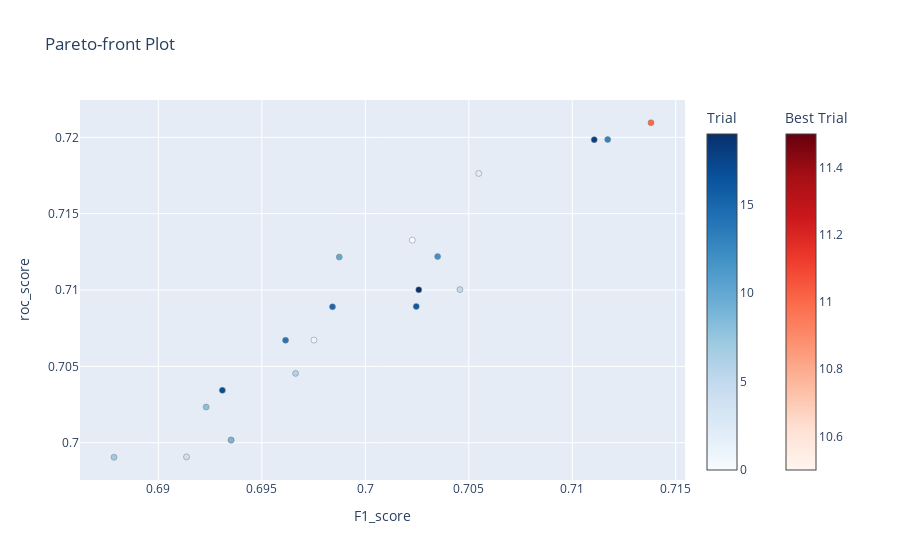

Notebook code for this chart:
### Code cell
%%time
# create study set
study = optuna.create_study(study_name="GradientBoostingClassifier", directions=["maximize", "maximize"], sampler=sampler)
# try multiple times
study.optimize(optuna_gb, n_trials=20)
clear_output(wait=False)

optuna.visualization.plot_pareto_front(study, target_names=["F1_score", "roc_score"])

### Figure 1 — Plotly figure (JSON) as saved in the notebook; plotly's stock layout.template omitted (floating-point values rounded to 4 significant figures)
{"data": [{"hovertemplate": "%{text}<extra>Trial</extra>", "marker": {"color": [0, 1, 2, 3, 4, 5, 6, 7, 8, 9, 10, 12, 13, 14, 15, 16, 17, 18, 19], "colorbar": {"title": {"text": "Trial"}}, "colorscale": [[0, "rgb(247,251,255)"], [0.125, "rgb(222,235,247)"], [0.25, "rgb(198,219,239)"], [0.375, "rgb(158,202,225)"], [0.5, "rgb(107,174,214)"], [0.625, "rgb(66,146,198)"], [0.75, "rgb(33,113,181)"], [0.875, "rgb(8,81,156)"], [1, "rgb(8,48,107)"]], "line": {"color": "Grey", "width": 0.5}}, "mode": "markers", "showlegend": false, "text": ["{<br>  \"number\": 0,<br>  \"values\": [<br>    0.7022727272727273,<br>    0.7132699379453<br>  ],<br>  \"params\": {<br>    \"n_estimators\": 434,<br>    \"max_depth\": 10,<br>    \"min_samples_leaf\": 15,<br>    \"learning_rate\": 0.02534717113185624<br>  }<br>}", "{<br>  \"number\": 1,<br>  \"values\": [<br>    0.6975169300225734,<br>    0.7067197196046886<br>  ],<br>  \"params\": {<br>    \"n_estimators\": 381,<br>    \"max_depth\": 18,<br>    \"min_samples_leaf\": 18,<br>    \"learning_rate\": 0.0827557613304815<br>  }<br>}", "{<br>  \"number\": 2,<br>  \"values\": [<br>    0.7054794520547945,<br>    0.7176367501723743<br>  ],<br>  \"params\": {<br>    \"n_estimators\": 405,<br>    \"max_depth\": 10,<br>    \"min_samples_leaf\": 16,<br>    \"learning_rate\": 0.04961372443656412<br>  }<br>}", "{<br>  \"number\": 3,<br>  \"values\": [<br>    0.6935123042505593,<br>    0.7001742894353788<br>  ],<br>  \"params\": {<br>    \"n_estimators\": 387,<br>    \"max_depth\": 14,<br>    \"min_samples_leaf\": 10,<br>    \"learning_rate\": 0.09183883618709039<br>  }<br>}", "{<br>  \"number\": 4,<br>  \"values\": [<br>    0.691358024691358,<br>    0.6990730100360071<br>  ],<br>  \"params\": {<br>    \"n_estimators\": 401,<br>    \"max_depth\": 15,<br>    \"min_samples_leaf\": 12,<br>    \"learning_rate\": 0.05680612190600298<br>  }<br>}", "{<br>  \"number\": 5,<br>  \"values\": [<br>    0.7045707915273133,<br>    0.7100283459741057<br>  ],<br>  \"params\": {<br>    \"n_estimators\": 430,<br>    \"max_depth\": 11,<br>    \"min_samples_leaf\": 18,<br>    \"learning_rate\": 0.07976195410250031<br>  }<br>}", "{<br>  \"number\": 6,<br>  \"values\": [<br>    0.6966292134831461,<br>    0.7045411016624532<br>  ],<br>  \"params\": {<br>    \"n_estimators\": 469,<br>    \"max_depth\": 18,<br>    \"min_samples_leaf\": 15,<br>    \"learning_rate\": 0.09296868115208053<br>  }<br>}", "{<br>  \"number\": 7,<br>  \"values\": [<br>    0.6878547105561862,<br>    0.6990490691794989<br>  ],<br>  \"params\": {<br>    \"n_estimators\": 383,<br>    \"max_depth\": 11,<br>    \"min_samples_leaf\": 10,<br>    \"learning_rate\": 0.039279729768693795<br>  }<br>}", "{<br>  \"number\": 8,<br>  \"values\": [<br>    0.6923076923076924,<br>    0.7023385428637094<br>  ],<br>  \"params\": {<br>    \"n_estimators\": 414,<br>    \"max_depth\": 12,<br>    \"min_samples_leaf\": 17,<br>    \"learning_rate\": 0.04210779940242304<br>  }<br>}", "{<br>  \"number\": 9,<br>  \"values\": [<br>    0.6935123042505593,<br>    0.7001742894353788<br>  ],<br>  \"params\": {<br>    \"n_estimators\": 403,<br>    \"max_depth\": 14,<br>    \"min_samples_leaf\": 11,<br>    \"learning_rate\": 0.08219772826786358<br>  }<br>}", "{<br>  \"number\": 10,<br>  \"values\": [<br>    0.6987399770904926,<br>    0.7121590822033248<br>  ],<br>  \"params\": {<br>    \"n_estimators\": 453,<br>    \"max_depth\": 16,<br>    \"min_samples_leaf\": 13,<br>    \"learning_rate\": 0.011616568805333786<br>  }<br>}", "{<br>  \"number\": 12,<br>  \"values\": [<br>    0.7034949267192785,<br>    0.7121925994024362<br>  ],<br>  \"params\": {<br>    \"n_estimators\": 448,<br>    \"max_depth\": 10,<br>    \"min_samples_leaf\": 15,<br>    \"learning_rate\": 0.06520528032720371<br>  }<br>}", "{<br>  \"number\": 13,<br>  \"values\": [<br>    0.7117117117117118,<br>    0.7198536734850227<br>  ],<br>  \"params\": {<br>    \"n_estimators\": 443,<br>    \"max_depth\": 12,<br>    \"min_samples_leaf\": 16,<br>    \"learning_rate\": 0.06575805488202396<br>  }<br>}", "{<br>  \"number\": 14,<br>  \"values\": [<br>    0.6961451247165534,<br>    0.7067101432620854<br>  ],<br>  \"params\": {<br>    \"n_estimators\": 444,<br>    \"max_depth\": 12,<br>    \"min_samples_leaf\": 13,<br>    \"learning_rate\": 0.06812707966329175<br>  }<br>}", "{<br>  \"number\": 15,<br>  \"values\": [<br>    0.6984126984126985,<br>    0.7088983375469241<br>  ],<br>  \"params\": {<br>    \"n_estimators\": 467,<br>    \"max_depth\": 12,<br>    \"min_samples_leaf\": 14,<br>    \"learning_rate\": 0.06791366895935327<br>  }<br>}", "{<br>  \"number\": 16,<br>  \"values\": [<br>    0.7024608501118569,<br>    0.7089270665747338<br>  ],<br>  \"params\": {<br>    \"n_estimators\": 421,<br>    \"max_depth\": 13,<br>    \"min_samples_leaf\": 16,<br>    \"learning_rate\": 0.09964148785726923<br>  }<br>}", "{<br>  \"number\": 17,<br>  \"values\": [<br>    0.6930917327293319,<br>    0.703430245920478<br>  ],<br>  \"params\": {<br>    \"n_estimators\": 440,<br>    \"max_depth\": 11,<br>    \"min_samples_leaf\": 14,<br>    \"learning_rate\": 0.05641627829914883<br>  }<br>}", "{<br>  \"number\": 18,<br>  \"values\": [<br>    0.711060948081264,<br>    0.719848885313721<br>  ],<br>  \"params\": {<br>    \"n_estimators\": 457,<br>    \"max_depth\": 16,<br>    \"min_samples_leaf\": 16,<br>    \"learning_rate\": 0.07488854265975291<br>  }<br>}", "{<br>  \"number\": 19,<br>  \"values\": [<br>    0.7025813692480359,<br>    0.7100139814602007<br>  ],<br>  \"params\": {<br>    \"n_estimators\": 419,<br>    \"max_depth\": 13,<br>    \"min_samples_leaf\": 13,<br>    \"learning_rate\": 0.061757924388278436<br>  }<br>}"], "type": "scatter", "x": [0.7023, 0.6975, 0.7055, 0.6935, 0.6914, 0.7046, 0.6966, 0.6879, 0.6923, 0.6935, 0.6987, 0.7035, 0.7117, 0.6961, 0.6984, 0.7025, 0.6931, 0.7111, 0.7026], "y": [0.7133, 0.7067, 0.7176, 0.7002, 0.6991, 0.71, 0.7045, 0.699, 0.7023, 0.7002, 0.7122, 0.7122, 0.7199, 0.7067, 0.7089, 0.7089, 0.7034, 0.7198, 0.71]}, {"hovertemplate": "%{text}<extra>Best Trial</extra>", "marker": {"color": [11], "colorbar": {"title": {"text": "Best Trial"}, "x": 1.1, "xpad": 40}, "colorscale": [[0, "rgb(255,245,240)"], [0.125, "rgb(254,224,210)"], [0.25, "rgb(252,187,161)"], [0.375, "rgb(252,146,114)"], [0.5, "rgb(251,106,74)"], [0.625, "rgb(239,59,44)"], [0.75, "rgb(203,24,29)"], [0.875, "rgb(165,15,21)"], [1, "rgb(103,0,13)"]], "line": {"color": "Grey", "width": 0.5}}, "mode": "markers", "showlegend": false, "text": ["{<br>  \"number\": 11,<br>  \"values\": [<br>    0.7138047138047138,<br>    0.7209549528843944<br>  ],<br>  \"params\": {<br>    \"n_estimators\": 432,<br>    \"max_depth\": 10,<br>    \"min_samples_leaf\": 15,<br>    \"learning_rate\": 0.0661675174455129<br>  }<br>}"], "type": "scatter", "x": [0.7138], "y": [0.721]}], "layout": {"title": {"text": "Pareto-front Plot"}, "xaxis": {"title": {"text": "F1_score"}}, "yaxis": {"title": {"text": "roc_score"}}}}
